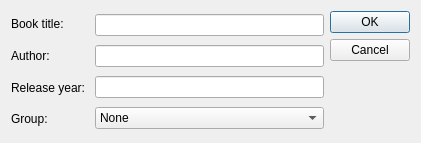
<?xml version="1.0" encoding="UTF-8"?>
<ui version="4.0">
 <class>editBook</class>
 <widget class="QDialog" name="editBook">
  <property name="geometry">
   <rect>
    <x>0</x>
    <y>0</y>
    <width>421</width>
    <height>143</height>
   </rect>
  </property>
  <property name="windowTitle">
   <string>Dialog</string>
  </property>
  <layout class="QHBoxLayout" name="horizontalLayout_4">
   <item>
    <layout class="QHBoxLayout" name="horizontalLayout_3">
     <item>
      <layout class="QHBoxLayout" name="horizontalLayout_2">
       <item>
        <layout class="QHBoxLayout" name="horizontalLayout">
         <item>
          <layout class="QVBoxLayout" name="verticalLayout">
           <item>
            <widget class="QLabel" name="lblBookName">
             <property name="text">
              <string>Book title: </string>
             </property>
            </widget>
           </item>
           <item>
            <widget class="QLabel" name="lblAuthor">
             <property name="text">
              <string>Author: </string>
             </property>
            </widget>
           </item>
           <item>
            <widget class="QLabel" name="lblRelease">
             <property name="text">
              <string>Release year: </string>
             </property>
            </widget>
           </item>
           <item>
            <widget class="QLabel" name="lblGroup">
             <property name="text">
              <string>Group: </string>
             </property>
            </widget>
           </item>
          </layout>
         </item>
         <item>
          <layout class="QVBoxLayout" name="verticalLayout_2">
           <item>
            <widget class="QLineEdit" name="lneBookName"/>
           </item>
           <item>
            <widget class="QLineEdit" name="lneAuthor"/>
           </item>
           <item>
            <widget class="QLineEdit" name="lneRelease"/>
           </item>
           <item>
            <widget class="QComboBox" name="comboGrps">
             <item>
              <property name="text">
               <string>None</string>
              </property>
             </item>
             <item>
              <property name="text">
               <string>Biography</string>
              </property>
             </item>
             <item>
              <property name="text">
               <string>Business</string>
              </property>
             </item>
             <item>
              <property name="text">
               <string>Children</string>
              </property>
             </item>
             <item>
              <property name="text">
               <string>Dictionary</string>
              </property>
             </item>
             <item>
              <property name="text">
               <string>English literature</string>
              </property>
             </item>
             <item>
              <property name="text">
               <string>Fiction</string>
              </property>
             </item>
             <item>
              <property name="text">
               <string>History</string>
              </property>
             </item>
             <item>
              <property name="text">
               <string>Medicine</string>
              </property>
             </item>
             <item>
              <property name="text">
               <string>Music</string>
              </property>
             </item>
             <item>
              <property name="text">
               <string>Novel</string>
              </property>
             </item>
             <item>
              <property name="text">
               <string>Persian literature</string>
              </property>
             </item>
             <item>
              <property name="text">
               <string>Religious</string>
              </property>
             </item>
             <item>
              <property name="text">
               <string>Sci-fic</string>
              </property>
             </item>
             <item>
              <property name="text">
               <string>Science</string>
              </property>
             </item>
            </widget>
           </item>
          </layout>
         </item>
        </layout>
       </item>
      </layout>
     </item>
     <item>
      <layout class="QVBoxLayout" name="verticalLayout_3">
       <item>
        <widget class="QDialogButtonBox" name="buttonBox">
         <property name="orientation">
          <enum>Qt::Vertical</enum>
         </property>
         <property name="standardButtons">
          <set>QDialogButtonBox::Cancel|QDialogButtonBox::Ok</set>
         </property>
        </widget>
       </item>
       <item>
        <spacer name="verticalSpacer">
         <property name="orientation">
          <enum>Qt::Vertical</enum>
         </property>
         <property name="sizeHint" stdset="0">
          <size>
           <width>20</width>
           <height>40</height>
          </size>
         </property>
        </spacer>
       </item>
      </layout>
     </item>
    </layout>
   </item>
  </layout>
 </widget>
 <resources/>
 <connections/>
</ui>
